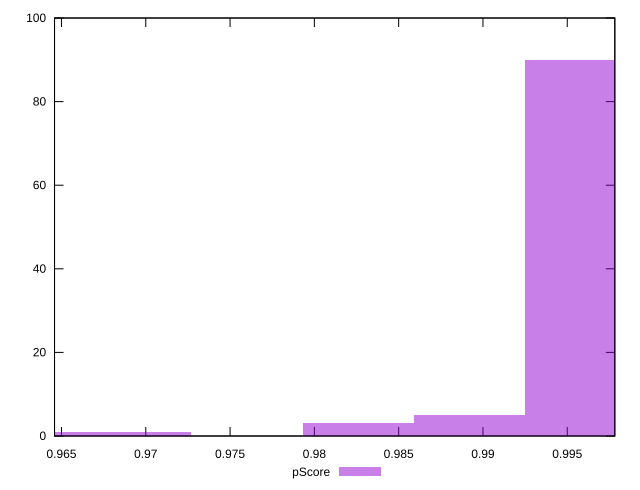

Source code (gnuplot):
reset

$pScore <<EOF
0.9694093828020971 1
0.9628147611503821 1
0.9957878694089568 90
0.9891932477572419 5
0.982598626105527 3
EOF

set key outside below
set boxwidth 0.006594621651714946
set xrange [0.9645888841659088:0.9978205862435702]
set yrange [0:100]
set trange [0:100]
set style fill transparent solid 0.5 noborder
set terminal svg size 640, 490 enhanced background rgb 'white'
set output "report/report_00029_2021-02-24T13-36-40.390Z/first-contentful-paint/samples/music/pScore/histogram.svg"

plot $pScore title "pScore" with boxes

reset
